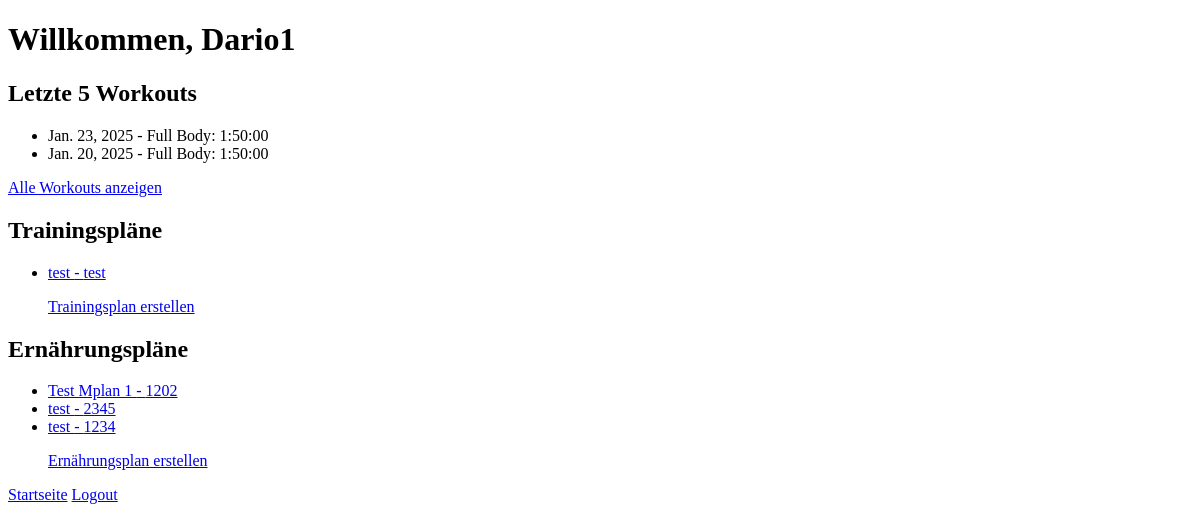
/dashboard/ (signed in), run on an earlier commit of the app's database.
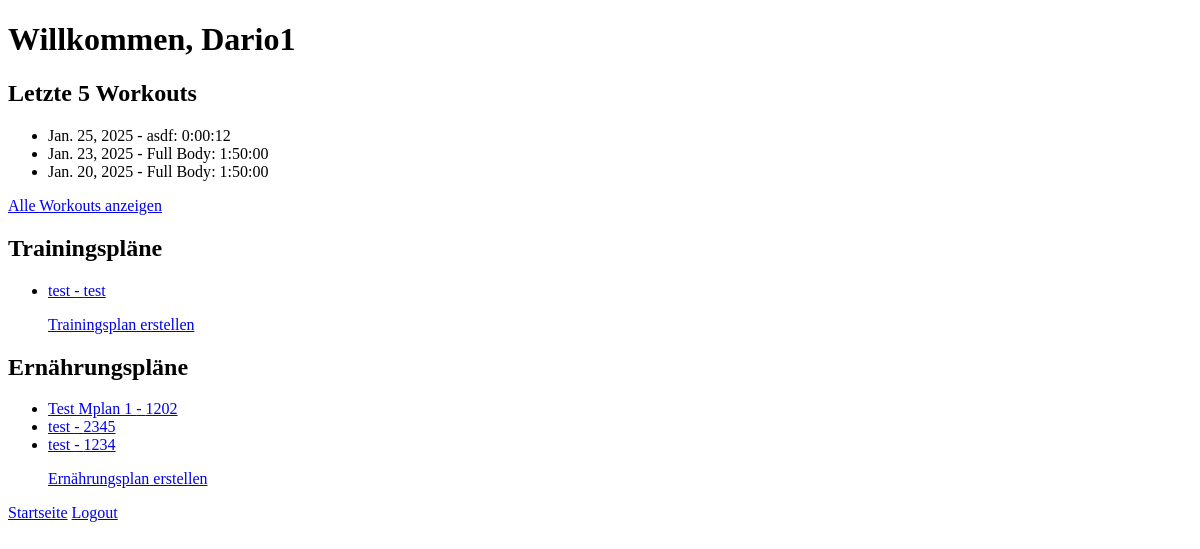
And on a later commit of the database.
### blog/models.py (models this page shows, shortened)
class Workout(models.Model):
    user = models.ForeignKey(User, on_delete=models.CASCADE)
    date = models.DateField(default=datetime.date.today)
    workout_type = models.CharField(max_length=50)
    duration = models.DurationField()

class TrainingPlan(models.Model):
    user = models.ForeignKey(User, on_delete=models.CASCADE)
    name = models.CharField(max_length=100)
    category = models.CharField(max_length=100)
    exercise1 = models.CharField(max_length=100)
    exercise2 = models.CharField(max_length=100)
    exercise3 = models.CharField(max_length=100, blank=True, null=True)
    exercise4 = models.CharField(max_length=100, blank=True, null=True)
    exercise5 = models.CharField(max_length=100, blank=True, null=True)
    exercise6 = models.CharField(max_length=100, blank=True, null=True)

class MealPlan(models.Model):
    user = models.ForeignKey(User, on_delete=models.CASCADE)
    name = models.CharField(max_length=100)
    breakfast = models.CharField(max_length=100, blank=True, null=True)
    snack1 = models.CharField(max_length=100, blank=True, null=True)
    lunch = models.CharField(max_length=100)
    snack2 = models.CharField(max_length=100, blank=True, null=True)
    dinner = models.CharField(max_length=100)
    calories = models.IntegerField()

### blog/views.py (the view)
# urls.py: path("dashboard/", views.dashboard, name="dashboard"),
@login_required
def dashboard(request):
    user = request.user
    workouts = user.workout_set.all().order_by('-date')[:5]
    mplans = user.mealplan_set.all()
    tplans = user.trainingplan_set.all()
    return render(request, "user/dashboard.html", {
        "workouts": workouts,
        "mplans": mplans,
        "tplans": tplans,
    })

### blog/templates/user/dashboard.html (shortened to what this page needs)
<!DOCTYPE html>
<html>
<head>
</head>
<body>
    <h1>Willkommen, {{ user.username }}</h1>
    <h2>Letzte 5 Workouts</h2>
    <ul>
        {% for workout in workouts %}
            <li>{{ workout.date }} - {{ workout.workout_type }}: {{ workout.duration }}</li>
        {% empty %}
            <li>Keine Workouts gefunden.</li>
        {% endfor %}
    </ul>
    <p><a href="{% url 'all_workouts' %}">Alle Workouts anzeigen</a></p>
    <h2>Trainingspläne</h2>
    <ul>
        {% for tplan in tplans %}
            <li>
                <a href="{% url 'tplan_detail' tplan.pk %}">
                    {{ tplan.name }} - {{ tplan.category }}
                </a>
            </li>
        {% empty %}
            <li>Keine Trainingspläne gefunden.</li>
        {% endfor %}
    </ul>
    <ul>
    <a href="{% url 'tplan_create'  %}">
    Trainingsplan erstellen
    </a>
    </ul>
    <h2>Ernährungspläne</h2>
    <ul>
        {% for mplan in mplans %}
            <li>
                <a href="{% url 'mplan_detail' mplan.pk %}">
                    {{ mplan.name }} - {{ mplan.calories }}
                </a>
            </li>
        {% empty %}
            <li>Keine Pläne gefunden.</li>
        {% endfor %}
    </ul>
    <ul>
    <a href="{% url 'mplan_create'  %}">
    Ernährungsplan erstellen
    </a>
    </ul>
    <a href="{% url 'article_list' %}">Startseite</a>
    <a href="{% url 'logout' %}">Logout</a>
</body>
</html>

What changed in the data, as far as the page shows it:
added Workout: date "Jan. 25, 2025", workout_type "asdf", duration "0:00:12"
